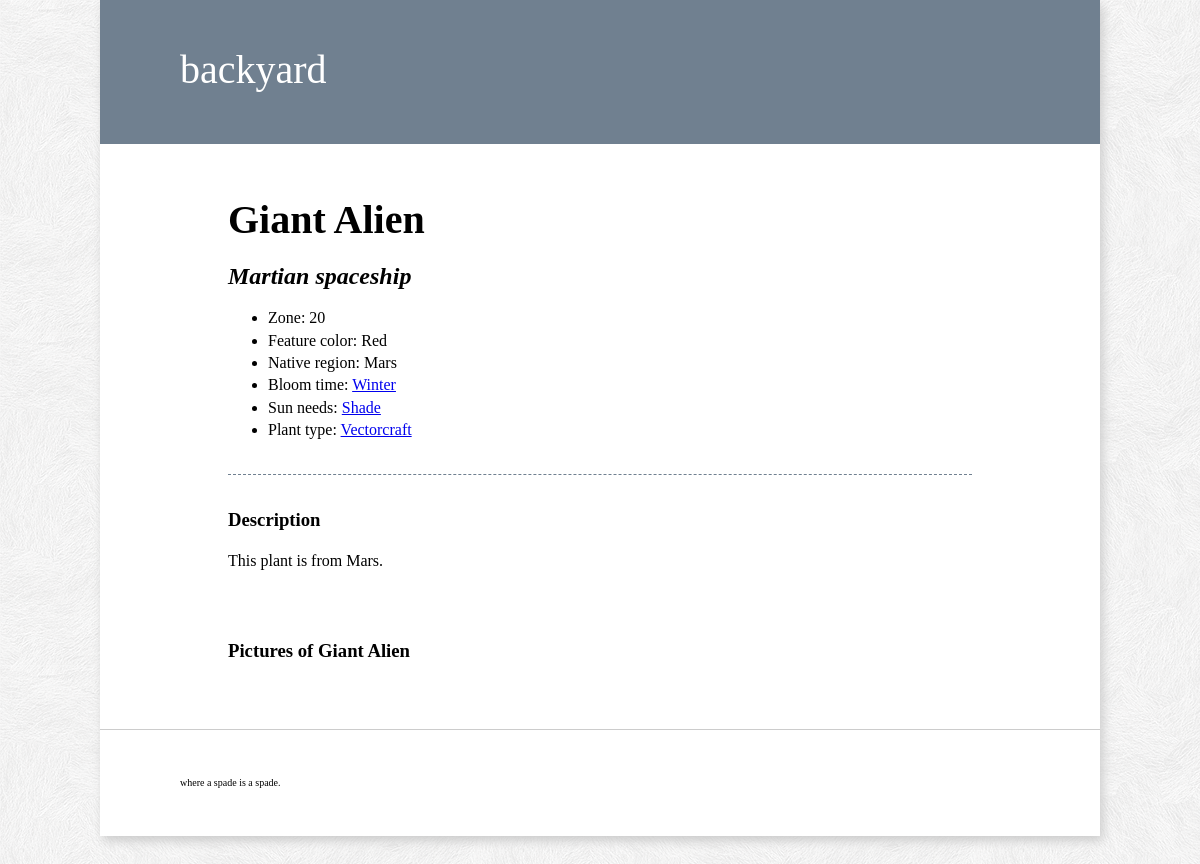
The app's page /plants/10/ with its own data.
### plant/models.py (models this page shows, shortened)
class Plant(models.Model):
    common_name = models.CharField(max_length=50)
    genus = models.CharField(max_length=50)
    species = models.CharField(max_length=50)
    zone = models.IntegerField()
    featureColor = models.CharField(max_length=20)
    nativeRegion = models.CharField(max_length=50)
    thingy = models.CharField(max_length=50, blank="True")
    plantDescription = models.TextField()
    plantType = models.CharField(max_length=20)
    SPRING = 'Spring'
    SUMMER = 'Summer'
    FALL = 'Fall'
    WINTER = 'Winter'
    BLOOM_TIME_CHOICES = (
        (SPRING, 'Spring'),
        (SUMMER, 'Summer'),
        (FALL, 'Fall'),
        (WINTER, 'Winter'),
    )
    bloom_time = models.CharField(max_length=15,
        choices=BLOOM_TIME_CHOICES,
        default=SPRING
    )
    FULL_SUN = 'Full Sun'
    PART_SUN = 'Part Sun'
    SHADE = 'Shade'
    SUN_NEEDS_CHOICES = (
        (FULL_SUN, 'Full Sun'),
        (PART_SUN, 'Part Sun'),
        (SHADE, 'Shade'),
    )
    sun_needs = models.CharField(max_length=15,
        choices=SUN_NEEDS_CHOICES,
        default = FULL_SUN
    )

### plant/views.py (the view)
def plantDetail(request, plant_id):
    int_id = int(plant_id)
    all_plant_details = Plant.objects.get(id=int_id)
    context = {
        'all_plant_details' : all_plant_details,
    }
    return render(request, 'plant/plantDetail.html', context)

### plant/templates/plant/plantDetail.html
{% extends 'base.html' %}
{% block content %}
        <h1>{{ all_plant_details.common_name }}</h1>
        <h2 class="latinName">{{ all_plant_details.genus }} {{ all_plant_details.species }}</h2>
        <section id="overview">
        <ul>
            <li>Zone: {{ all_plant_details.zone }}</li>
            <li>Feature color: {{ all_plant_details.featureColor }}</li>
            <li>Native region: {{ all_plant_details.nativeRegion }}</li>
            <li>Bloom time: <a href="/plants/bloom_time/{{ all_plant_details.bloom_time }}/"> {{ all_plant_details.bloom_time }}</a></li>
            <li>Sun needs: <a href="/plants/sun_needs/{{ all_plant_details.sun_needs|slugify }}/">{{ all_plant_details.sun_needs }}</a></li>
            <li>Plant type: <a href="/plants/plant_type/{{ all_plant_details.plantType }}/">{{ all_plant_details.plantType }}</a></li>
        </ul>
        </section>
        <section>
        <h3>Description</h3>
        <p>{{ all_plant_details.plantDescription|safe|linebreaks }}</p>
        </section>
        <section>
        <h3>Pictures of {{ all_plant_details.common_name }}</h3>
        </section>
{% endblock %}

### plant/static/css/style.css (style rules this page uses)
body { color: black; font-family: 'Palatino', serif; font-size: 16px; line-height: 140%; margin: 0; background: url(../img/subtle_white_feathers.png) repeat white; }
section#overview { border-bottom: 1px dashed slategray; padding: 0 0 1em; }
section { padding: 1em 0; }
h1 { font-size: 2.5em; }
h2.latinName { font-style: italic; }

### records on screen
Plant: common_name "Giant Alien", genus "Martian", species "spaceship", zone "20", featureColor "Red", nativeRegion "Mars", bloom_time "Winter", sun_needs "Shade", plantType "Vectorcraft", plantDescription "This plant is from Mars."
